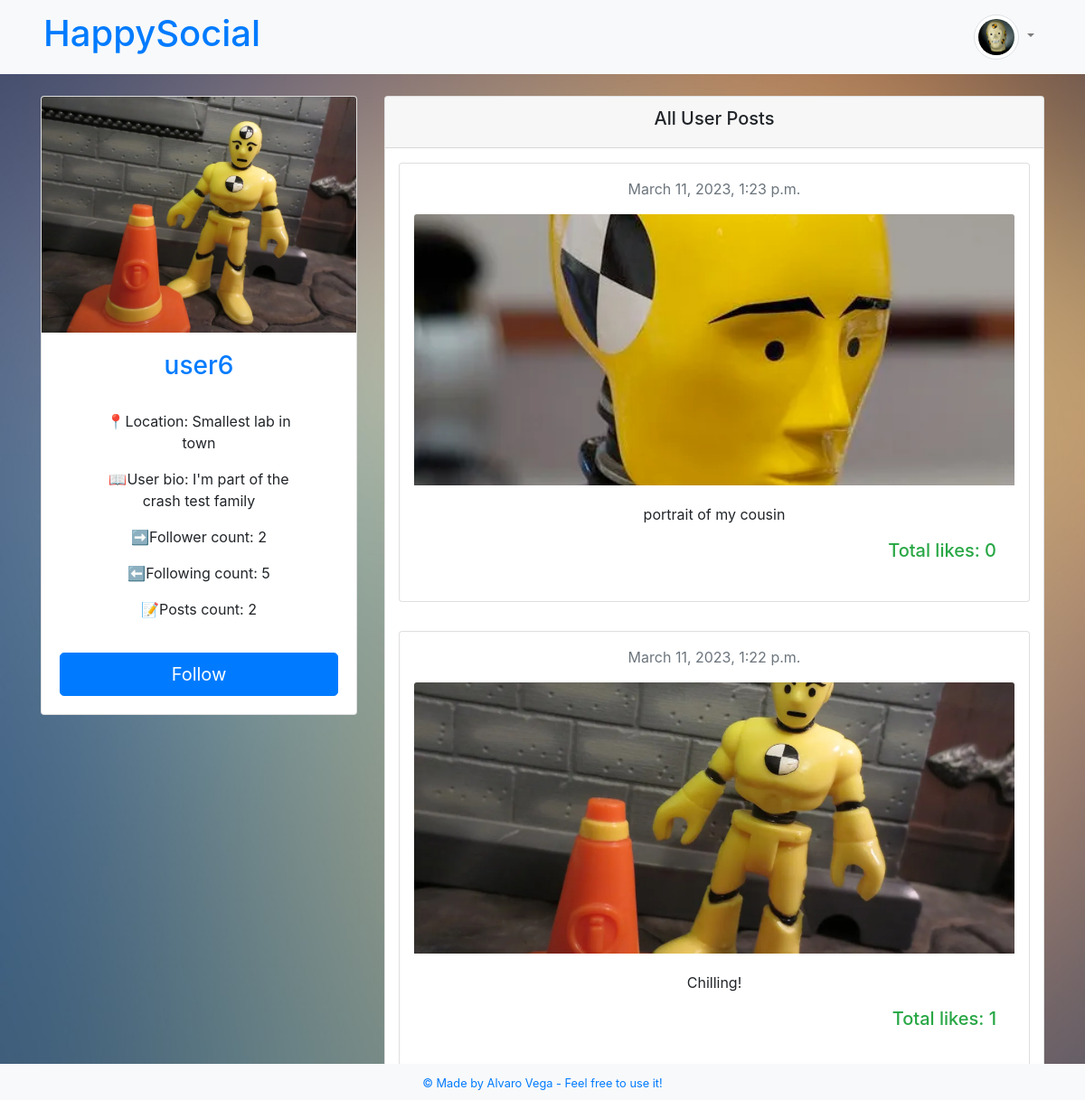
Screenshot of /profile/user6 (signed in) with the database file from the repository.
### coreApp/models.py (models this page shows, shortened)
class Profile(models.Model):
    user = models.ForeignKey(User, on_delete=models.CASCADE)
    id_user = models.IntegerField()
    bio = models.TextField(max_length=500, blank=True)
    profileimg = models.ImageField(
        upload_to="profile_images", default="blank-profile-picture.jpg"
    )
    location = models.CharField(max_length=80, blank=True)

class Post(models.Model):
    id = models.UUIDField(primary_key=True, default=uuid.uuid4, editable=False)
    user = models.CharField(
        max_length=100,
    )
    image = models.ImageField(upload_to="post_images")
    caption = models.TextField(max_length=500, blank=True)
    created_at = models.DateTimeField(auto_now_add=True)
    no_of_likes = models.IntegerField(default=0)

### coreApp/views.py (the view)
# urls.py: path("profile/<str:pk>", views.profile, name="profile"),
@login_required(login_url="signin")
def profile(request, pk):
    if request.user.is_staff:
        return redirect("admin:index")
    user_object = User.objects.get(username=pk)
    user_profile = Profile.objects.get(user=user_object)
    user_posts = Post.objects.filter(user=pk)
    user_posts_length = len(user_posts)
    follower = request.user.username
    visitor_object = User.objects.get(username=request.user.username)
    visitor_profile = Profile.objects.get(user=visitor_object)
    user = pk
    if FollowersCount.objects.filter(follower=follower, user=user).exists():
        follow_status = True
    else:
        follow_status = False
    user_followers = len(FollowersCount.objects.filter(user=pk))
    user_following = len(FollowersCount.objects.filter(follower=pk))
    context = {
        "user_profile": user_profile,
        "user_object": user_object,
        "user_posts": user_posts,
        "user_posts_length": user_posts_length,
        "follow_status": follow_status,
        "user_followers": user_followers,
        "user_following": user_following,
        "visitor_profile": visitor_profile,
    }
    return render(request, "profile.html", context)

### templates/profile.html (shortened to what this page needs)
{% extends 'base.html' %}
  {% block header %}
    {% include 'header.html' with user_profile=visitor_profile %}
  {% endblock %}
  {% block content %}
  {% load static %}
<div class="container mt-4">
	<div class="row">
	  <div class="col-md-4">
		<div class="card mb-3">
		  <img src="{{ user_profile.profileimg.url }}" class="card-img-top" alt="User Profile">
		  <div class="card-body">
			<h3 class="card-title text-center text-primary">{{ user_profile.user.username }}</h3>
			  <div class="col-md-12">
				  <div class="card-body text-center">
					<p class="card-text">📍Location: {{ user_profile.location }}</p>
					<p class="card-text">📖User bio: {{ user_profile.bio }}</p>
					<p class="card-text">➡️Follower count: {{ user_followers }}</p>
					<p class="card-text">⬅️Following count: {{ user_following }}</p>
					<p class="card-text">📝Posts count: {{ user_posts_length }} </p>
				</div>
			  </div>
			{% if user_profile.user != user %}
			<form action="/follow" method="POST">
			  <button class="btn btn-primary btn-lg btn-block mt-3" type="submit">
				{% if follow_status %}Unfollow{% else %}Follow{% endif %}
			  </button>
			</form>
			{% else %}
			<a href="/settings" class="btn btn-primary btn-lg btn-block mt-3">Edit Profile</a>
			{% endif %}
		  </div>
		</div>
	  </div>
	  <div class="col-md-8">
		<div class="card">
		  <div class="card-header">
			<h5 class="text-center">All User Posts</h5>
		  </div>
		  {% for post in user_posts reversed %}
		  <div class="col-md-12 my-3">
			<div class="card p-3">
			  <p class="text-secondary text-center">{{ post.created_at }}</p>
			  {% if post.image %}
			  <a href="#" data-toggle="modal" data-target="#postModal{{ post.id }}">
			  	<img src="{{ post.image.url }}" class="card-img-top" alt="Post Image">
			  </a>
			  {% endif %}
			  <div class="card-body">
				<p class="card-text text-center">{{ post.caption }}</p>
				<h5 class="text-success text-right">Total likes: {{post.no_of_likes}}</h3>
			  </div>
			</div>
		  </div>
		  {% endfor %}
		</div>
	  </div>
	</div>
  </div>
  {% endblock %}

### templates/header.html (shortened to what this page needs)
{% load static %}
<nav class="navbar navbar-expand-lg navbar-light bg-light px-5">
  <a class="navbar-brand" href="/"><h1 class="text-primary">HappySocial</h1></a>
  {% if user_profile %}
  <div class="collapse navbar-collapse" id="navbarNavDropdown">
    <ul class="navbar-nav ml-auto">
      <li class="nav-item dropdown">
        <a class="nav-link dropdown-toggle" href="#" id="navbarDropdownMenuLink" role="button"
          data-toggle="dropdown" aria-haspopup="true" aria-expanded="false">
          <img src="{{ user_profile.profileimg.url }}" alt="User Profile" class="img-thumbnail my-profile rounded-circle" style="height:50px; width: 50px;">
        </a>
      </li>
    </ul>
  </div>
  {% endif %}
</nav>

### rows the page displays
Profile: profileimg (picture)
Profile: profileimg (picture), user.username "user6", location "Smallest lab in town", bio "I'm part of the crash test family"
Post: created_at "March 11, 2023, 1:23 p.m.", image (placeholder picture), caption "portrait of my cousin", no_of_likes "0"
Post: created_at "March 11, 2023, 1:22 p.m.", image (picture), caption "Chilling!", no_of_likes "1"

### other values shown
{{ user_followers }} "2"
{{ user_following }} "5"
{{ user_posts_length }} "2"
